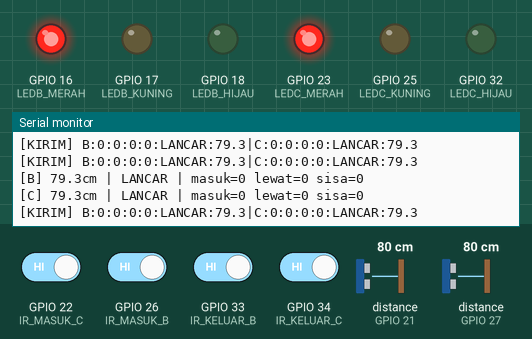
Recording of a program running on a simulated ESP32. Parts: output pins drawn as LEDs (lit = HIGH), the last lines printed to the serial monitor. Wiring (inferred from the names in the program): 2 × ultrasonic range finder: trigger GPIO 14, echo GPIO 27 / trigger GPIO 19, echo GPIO 21. The test bench sets the inputs (shaded band); at power-on: GPIO 22 (IR_MASUK_C), GPIO 26 (IR_MASUK_B), GPIO 33 (IR_KELUAR_B), GPIO 34 (IR_KELUAR_C) HIGH, distance to the obstacle (sensors on GPIO 27, GPIO 21) 80 cm. The echo pulse lasts 58.3 µs per cm; WiFi joins after 1.5 s; servers stay silent unless stated; pins used as bus, display or sensor lines are not drawn.

Above: at 5.3 s.
5.4 s: distance to the obstacle (sensor on GPIO 27) set to 28 cm
At 5.8 s:
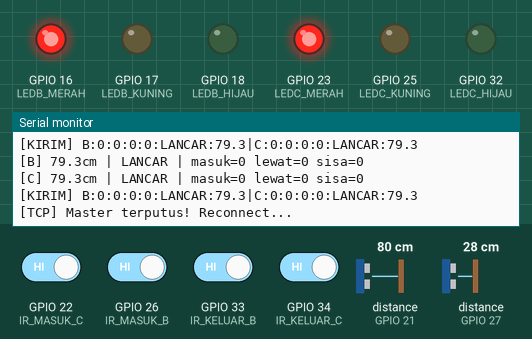
6.9 s: distance to the obstacle (sensor on GPIO 27) set to 23 cm
At 7.43 s:
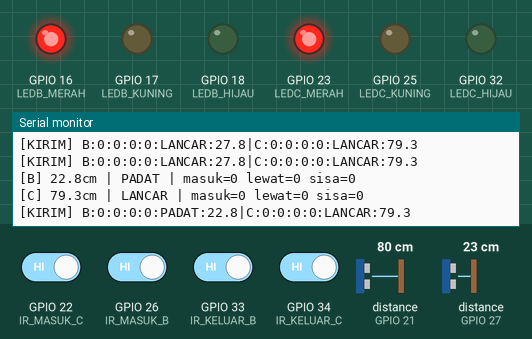

The program:

main.cpp
```cpp
#include <Arduino.h>
#include <WiFi.h>

// =====================================
// KONFIGURASI WIFI
// =====================================
const char* ssid     = "Hotspot";
const char* password = "qwerty234";

IPAddress serverIP(192, 168, 71, 100);   // Ganti IP Master
const int  serverPort = 8080;

WiFiClient client;

// =====================================
// PIN LED B (jalur timur)
// =====================================
#define LEDB_MERAH  16
#define LEDB_KUNING 17
#define LEDB_HIJAU  18

// =====================================
// PIN LED C (jalur selatan)
// =====================================
#define LEDC_MERAH  23
#define LEDC_KUNING 25
#define LEDC_HIJAU  32

// =====================================
// PIN SENSOR B
// Ultrasonik
#define TRIGB_PIN    14
#define ECHOB_PIN    27
// IR B — 2 sensor per jalur
// Posisi fisik:
//   [Lampu/DEPAN] --- [IR_KELUAR_B] --- kendaraan --- [IR_MASUK_B] --- [Ujung/BELAKANG]
//
//   IR_KELUAR_B : area DEPAN (dekat lampu)    → hitung kendaraan KELUAR jalur
//   IR_MASUK_B  : area BELAKANG (ujung jalur) → hitung kendaraan MASUK jalur
#define IR_MASUK_B   26   // BELAKANG — kendaraan masuk antrian
#define IR_KELUAR_B  33   // DEPAN    — kendaraan keluar jalur (melewati lampu)

// =====================================
// PIN SENSOR C
#define TRIGC_PIN    19
#define ECHOC_PIN    21
// IR C — 2 sensor per jalur
// Posisi fisik:
//   [Lampu/DEPAN] --- [IR_KELUAR_C] --- kendaraan --- [IR_MASUK_C] --- [Ujung/BELAKANG]
//
//   IR_KELUAR_C : area DEPAN (dekat lampu)    → hitung kendaraan KELUAR jalur
//   IR_MASUK_C  : area BELAKANG (ujung jalur) → hitung kendaraan MASUK jalur
#define IR_MASUK_C   22   // BELAKANG — kendaraan masuk antrian
#define IR_KELUAR_C  34   // DEPAN    — kendaraan keluar jalur (pin 34 = input-only, cocok IR)

// ─────────────────────────────────────────────────────
// THRESHOLD REAL-TIME — jalur 25cm (sama dengan Master)
//   < 8cm  → LANCAR
//   8–18cm → PADAT
//   > 18cm → MACET
//   ≥ 24cm → paksa LANCAR (ujung jalur / timeout)
// ─────────────────────────────────────────────────────
#define RT_PADAT_CM    8.0f
#define RT_MACET_CM   18.0f
#define RT_MAX_CM     24.0f

#define IR_DEBOUNCE_MS  300UL

// =====================================
// VARIABEL SENSOR B — JALUR TIMUR
// jumlahMasukB : total kendaraan masuk antrian (IR_MASUK_B / BELAKANG)
// sudahLewatB  : total kendaraan keluar jalur  (IR_KELUAR_B / DEPAN)
// sisaB        : masukB - lewatB = estimasi kendaraan masih di jalur
// =====================================
int    jumlahMasukB = 0;
int    sudahLewatB  = 0;
int    sisaB        = 0;
bool   stabilB      = false;
String statusB      = "LANCAR";
float  jarakB       = 0.0f;
unsigned long startMacetB       = 0;
unsigned long lastIRMasukTrigB  = 0;
unsigned long lastIRKeluarTrigB = 0;
bool lastIRMasukB  = HIGH;
bool lastIRKeluarB = HIGH;

// =====================================
// VARIABEL SENSOR C — JALUR SELATAN
// jumlahMasukC : total kendaraan masuk antrian (IR_MASUK_C / BELAKANG)
// sudahLewatC  : total kendaraan keluar jalur  (IR_KELUAR_C / DEPAN)
// sisaC        : masukC - lewatC = estimasi kendaraan masih di jalur
// =====================================
int    jumlahMasukC = 0;
int    sudahLewatC  = 0;
int    sisaC        = 0;
bool   stabilC      = false;
String statusC      = "LANCAR";
float  jarakC       = 0.0f;
unsigned long startMacetC       = 0;
unsigned long lastIRMasukTrigC  = 0;
unsigned long lastIRKeluarTrigC = 0;
bool lastIRMasukC  = HIGH;
bool lastIRKeluarC = HIGH;

// =====================================
// TIMER KIRIM
// =====================================
unsigned long lastKirim = 0;
#define INTERVAL_KIRIM 500UL

// =====================================
// FORWARD DECLARATION
// =====================================
void  setLEDB(String warna);
void  setLEDC(String warna);
void  hubungWifi();
void  hubungServer();
void  cekKoneksi();
void  sensorB();
void  sensorC();
void  kirimData();
void  bacaCommand();
float ultrasonik(int trig, int echo);

// =====================================
// SETUP
// =====================================
void setup() {
  Serial.begin(115200);

  pinMode(LEDB_MERAH,  OUTPUT); pinMode(LEDB_KUNING, OUTPUT); pinMode(LEDB_HIJAU,  OUTPUT);
  pinMode(LEDC_MERAH,  OUTPUT); pinMode(LEDC_KUNING, OUTPUT); pinMode(LEDC_HIJAU,  OUTPUT);
  pinMode(TRIGB_PIN,   OUTPUT); pinMode(ECHOB_PIN,   INPUT);
  pinMode(TRIGC_PIN,   OUTPUT); pinMode(ECHOC_PIN,   INPUT);
  pinMode(IR_MASUK_B,  INPUT);  pinMode(IR_KELUAR_B, INPUT);
  pinMode(IR_MASUK_C,  INPUT);  pinMode(IR_KELUAR_C, INPUT);

  setLEDB("MERAH");
  setLEDC("MERAH");
  hubungWifi();

  Serial.println("======================================");
  Serial.println("  SLAVE SMARTRAF SIAP  (2 IR per jalur)");
  Serial.print  ("  IP: "); Serial.println(WiFi.localIP());
  Serial.println("  Layout: [Lampu/DEPAN]-[IR Keluar/DEPAN]-kend-[IR Masuk/BELAKANG]-[Ultrasonik]");
  Serial.println("  IR DEPAN    = IR Keluar = hitung kendaraan KELUAR jalur");
  Serial.println("  IR BELAKANG = IR Masuk  = hitung kendaraan MASUK jalur");
  Serial.println("  B=timur | C=selatan");
  Serial.println("  <8cm=LANCAR | 8-18cm=PADAT | >18cm=MACET | >=24cm=KOSONG");
  Serial.println("======================================");
}

// =====================================
// KONEKSI
// =====================================
void hubungWifi() {
  Serial.print("[WiFi] Menghubungkan..."); WiFi.begin(ssid, password);
  unsigned long t = millis();
  while (WiFi.status() != WL_CONNECTED) {
    if (millis() - t > 15000) { WiFi.begin(ssid, password); t = millis(); }
    delay(500); Serial.print(".");
  }
  Serial.println("\n[WiFi] " + WiFi.localIP().toString());
  hubungServer();
}

void hubungServer() {
  Serial.print("[TCP] Menghubungkan ke Master...");
  while (!client.connect(serverIP, serverPort)) { Serial.print("."); delay(1000); }
  Serial.println("\n[TCP] Terhubung ke Master!");
}

void cekKoneksi() {
  if (WiFi.status() != WL_CONNECTED) { Serial.println("[WiFi] Reconnect..."); hubungWifi(); return; }
  if (!client || !client.connected()) {
    Serial.println("[TCP] Master terputus! Reconnect...");
    client.stop(); delay(500); hubungServer();
  }
}

// =====================================================
// ULTRASONIK
// =====================================================
float ultrasonik(int trig, int echo) {
  digitalWrite(trig, LOW);  delayMicroseconds(2);
  digitalWrite(trig, HIGH); delayMicroseconds(10);
  digitalWrite(trig, LOW);
  long dur = pulseIn(echo, HIGH, 30000);
  if (dur == 0) return 25.0f;   // timeout = anggap ujung jalur
  return dur * 0.034f / 2.0f;
}

// =====================================================
// SENSOR B — 2 IR
//
// Layout fisik jalur TIMUR:
//   [Lampu/DEPAN] --[IR_KELUAR_B]-- kendaraan --[IR_MASUK_B]-- [Ujung/BELAKANG]
//
//   IR_MASUK_B  (BELAKANG) → jumlahMasukB++ : kendaraan masuk antrian dari belakang
//   IR_KELUAR_B (DEPAN)    → sudahLewatB++  : kendaraan keluar jalur melewati lampu
//   sisaB = jumlahMasukB - sudahLewatB
// =====================================================
void sensorB() {
  // ── IR MASUK — BELAKANG JALUR (kendaraan datang masuk antrian) ──────────────
  bool irMasuk = digitalRead(IR_MASUK_B);
  if (irMasuk == LOW && lastIRMasukB == HIGH &&
      millis() - lastIRMasukTrigB > IR_DEBOUNCE_MS) {
    jumlahMasukB++;
    sisaB = jumlahMasukB - sudahLewatB;
    if (sisaB < 0) sisaB = 0;
    lastIRMasukTrigB = millis();
    Serial.printf("[IR-MASUK-B] masuk=%d lewat=%d sisa=%d\n",
                  jumlahMasukB, sudahLewatB, sisaB);
  }
  lastIRMasukB = irMasuk;

  // ── IR KELUAR — DEPAN JALUR (kendaraan keluar melewati lampu) ───────────────
  bool irKeluar = digitalRead(IR_KELUAR_B);
  if (irKeluar == LOW && lastIRKeluarB == HIGH &&
      millis() - lastIRKeluarTrigB > IR_DEBOUNCE_MS) {
    sudahLewatB++;
    sisaB = jumlahMasukB - sudahLewatB;
    if (sisaB < 0) sisaB = 0;
    lastIRKeluarTrigB = millis();
    Serial.printf("[IR-KELUAR-B] masuk=%d lewat=%d sisa=%d\n",
                  jumlahMasukB, sudahLewatB, sisaB);
  }
  lastIRKeluarB = irKeluar;

  // ── ULTRASONIK ──────────────────────────────────
  jarakB = ultrasonik(TRIGB_PIN, ECHOB_PIN);

  if (jarakB >= RT_MAX_CM) {
    statusB = "LANCAR"; stabilB = false; startMacetB = 0;
  }
  else if (jarakB < RT_PADAT_CM) {
    statusB = "LANCAR"; stabilB = false; startMacetB = 0;
  }
  else if (jarakB < RT_MACET_CM) {
    statusB = "PADAT"; stabilB = false; startMacetB = 0;
  }
  else {
    if (startMacetB == 0) startMacetB = millis();
    if (millis() - startMacetB >= 5000) { stabilB = true; statusB = "MACET"; }
    else statusB = "PADAT";
  }

  // Debug tiap 1 detik
  static unsigned long lastDebugB = 0;
  if (millis() - lastDebugB > 1000) {
    Serial.printf("[B] %.1fcm | %s | masuk=%d lewat=%d sisa=%d\n",
      jarakB, statusB.c_str(), jumlahMasukB, sudahLewatB, sisaB);
    lastDebugB = millis();
  }
}

// =====================================================
// SENSOR C — 2 IR
//
// Layout fisik jalur SELATAN:
//   [Lampu/DEPAN] --[IR_KELUAR_C]-- kendaraan --[IR_MASUK_C]-- [Ujung/BELAKANG]
//
//   IR_MASUK_C  (BELAKANG) → jumlahMasukC++ : kendaraan masuk antrian dari belakang
//   IR_KELUAR_C (DEPAN)    → sudahLewatC++  : kendaraan keluar jalur melewati lampu
//   sisaC = jumlahMasukC - sudahLewatC
// =====================================================
void sensorC() {
  // ── IR MASUK — BELAKANG JALUR (kendaraan datang masuk antrian) ──────────────
  bool irMasuk = digitalRead(IR_MASUK_C);
  if (irMasuk == LOW && lastIRMasukC == HIGH &&
      millis() - lastIRMasukTrigC > IR_DEBOUNCE_MS) {
    jumlahMasukC++;
    sisaC = jumlahMasukC - sudahLewatC;
    if (sisaC < 0) sisaC = 0;
    lastIRMasukTrigC = millis();
    Serial.printf("[IR-MASUK-C] masuk=%d lewat=%d sisa=%d\n",
                  jumlahMasukC, sudahLewatC, sisaC);
  }
  lastIRMasukC = irMasuk;

  // ── IR KELUAR — DEPAN JALUR (kendaraan keluar melewati lampu) ───────────────
  bool irKeluar = digitalRead(IR_KELUAR_C);
  if (irKeluar == LOW && lastIRKeluarC == HIGH &&
      millis() - lastIRKeluarTrigC > IR_DEBOUNCE_MS) {
    sudahLewatC++;
    sisaC = jumlahMasukC - sudahLewatC;
    if (sisaC < 0) sisaC = 0;
    lastIRKeluarTrigC = millis();
    Serial.printf("[IR-KELUAR-C] masuk=%d lewat=%d sisa=%d\n",
                  jumlahMasukC, sudahLewatC, sisaC);
  }
  lastIRKeluarC = irKeluar;

  jarakC = ultrasonik(TRIGC_PIN, ECHOC_PIN);

  if (jarakC >= RT_MAX_CM) {
    statusC = "LANCAR"; stabilC = false; startMacetC = 0;
  }
  else if (jarakC < RT_PADAT_CM) {
    statusC = "LANCAR"; stabilC = false; startMacetC = 0;
  }
  else if (jarakC < RT_MACET_CM) {
    statusC = "PADAT"; stabilC = false; startMacetC = 0;
  }
  else {
    if (startMacetC == 0) startMacetC = millis();
    if (millis() - startMacetC >= 5000) { stabilC = true; statusC = "MACET"; }
    else statusC = "PADAT";
  }

  static unsigned long lastDebugC = 0;
  if (millis() - lastDebugC > 1000) {
    Serial.printf("[C] %.1fcm | %s | masuk=%d lewat=%d sisa=%d\n",
      jarakC, statusC.c_str(), jumlahMasukC, sudahLewatC, sisaC);
    lastDebugC = millis();
  }
}

// =====================================================
// KIRIM DATA KE MASTER
//
// FORMAT (2 IR):
//   B:masuk:lewat:sisa:stabil:status:jarak|C:masuk:lewat:sisa:stabil:status:jarak
//
// Contoh:
//   B:5:3:2:0:PADAT:12.5|C:2:2:0:0:LANCAR:24.0
// =====================================================
void kirimData() {
  if (!client || !client.connected()) return;

  String data =
    "B:" + String(jumlahMasukB) +
    ":"  + String(sudahLewatB)  +
    ":"  + String(sisaB)        +
    ":"  + String((int)stabilB) +
    ":"  + statusB              +
    ":"  + String(jarakB, 1)    +
    "|C:" + String(jumlahMasukC) +
    ":"   + String(sudahLewatC)  +
    ":"   + String(sisaC)        +
    ":"   + String((int)stabilC) +
    ":"   + statusC              +
    ":"   + String(jarakC, 1);

  client.println(data);
  Serial.println("[KIRIM] " + data);
}

// =====================================
// LED B & C
// Saat HIJAU: reset sudahLewat (sesi baru)
//             jumlahMasuk TIDAK direset (statistik harian)
// =====================================
void setLEDB(String warna) {
  digitalWrite(LEDB_MERAH,  warna == "MERAH");
  digitalWrite(LEDB_KUNING, warna == "KUNING");
  digitalWrite(LEDB_HIJAU,  warna == "HIJAU");
  // jumlahMasuk dan sudahLewat adalah akumulasi harian — TIDAK direset per siklus
  // sisaB = jumlahMasukB - sudahLewatB dihitung real-time dari kedua IR sensor
  Serial.println("[LED-B] " + warna);
}

void setLEDC(String warna) {
  digitalWrite(LEDC_MERAH,  warna == "MERAH");
  digitalWrite(LEDC_KUNING, warna == "KUNING");
  digitalWrite(LEDC_HIJAU,  warna == "HIJAU");
  // jumlahMasuk dan sudahLewat adalah akumulasi harian — TIDAK direset per siklus
  // sisaC = jumlahMasukC - sudahLewatC dihitung real-time dari kedua IR sensor
  Serial.println("[LED-C] " + warna);
}

// =====================================
// BACA COMMAND DARI MASTER
// FORMAT: CMD:B:HIJAU atau CMD:C:MERAH
// =====================================
void bacaCommand() {
  if (!client || !client.connected()) return;
  while (client.available()) {
    String cmd = client.readStringUntil('\n');
    cmd.trim(); if (cmd.length() == 0) continue;
    if (cmd.startsWith("CMD:")) {
      int p = cmd.indexOf(':', 4);
      if (p != -1) {
        String jalur = cmd.substring(4, p);
        String aksi  = cmd.substring(p + 1);
        if (jalur == "B") setLEDB(aksi);
        if (jalur == "C") setLEDC(aksi);
      }
    }
  }
}

// =====================================
// LOOP
// =====================================
void loop() {
  cekKoneksi();
  sensorB();
  sensorC();

  unsigned long sekarang = millis();
  if (sekarang - lastKirim >= INTERVAL_KIRIM) {
    kirimData();
    lastKirim = sekarang;
  }
  bacaCommand();
}
```

Measured:
- the behaviour switches between 25 and 24 cm on distance to the obstacle (sensor on GPIO 27) (found by bisection; images 1 and 2)
- after the input at 6.9 s, the serial monitor: prints a new line after 0.22 s (image 2)
